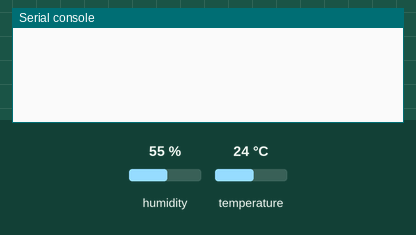
Recording of a program running on a simulated ESP8266 board running MicroPython. On the bench: the last lines printed to the serial console. The inputs (shaded band) are chosen by the test bench; at power-on: humidity 55 %, temperature 24 °C.

Above: at 1.2 s.
1.3 s: humidity set to 22 %
At 2.9 s:
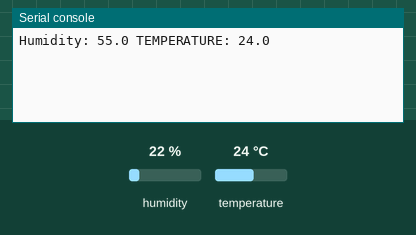
5.5 s: temperature set to 12 °C
At 6.4 s:
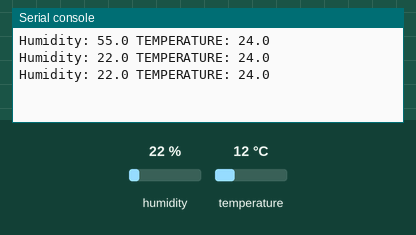
8.2 s: humidity set to 40 %
At 8.2 s:
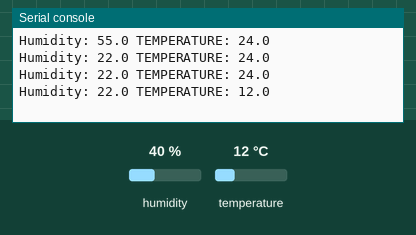
Timing chart, 0 to 11.2 s (numbered marks = the images above; inputs shaded):
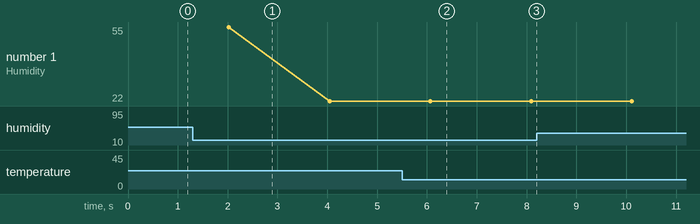

The program:

DHT22.py
```python
#GPIO04 = D2 =Data of DHT22

import machine
import dht
import utime

dh = dht.DHT22(machine.Pin(4))

while True:
    dh.measure()
    utime.sleep_ms(2000)
    tem = dh.temperature()
    hum = dh.humidity()
    print('Humidity:',hum, 'TEMPERATURE:',tem)
```

Measured:
- plotted number 1: 22 → 40 after the input at 8.2 s
